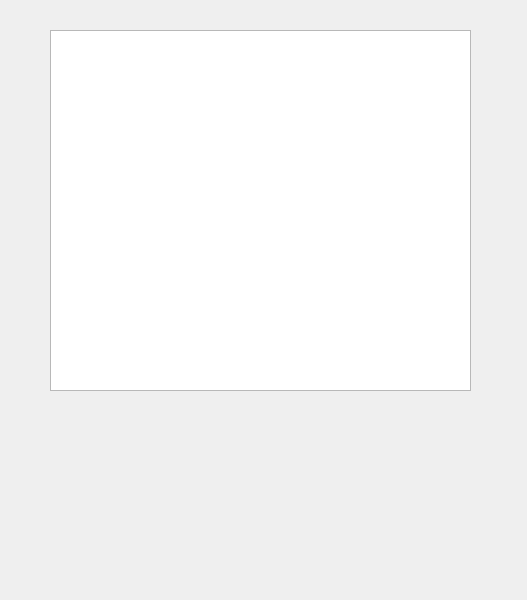
<?xml version="1.0" encoding="UTF-8"?>
<ui version="4.0">
 <class>Dialog</class>
 <widget class="QDialog" name="Dialog">
  <property name="geometry">
   <rect>
    <x>0</x>
    <y>0</y>
    <width>527</width>
    <height>600</height>
   </rect>
  </property>
  <property name="windowTitle">
   <string>Dialog</string>
  </property>
  <widget class="QTableView" name="tableView">
   <property name="geometry">
    <rect>
     <x>50</x>
     <y>30</y>
     <width>421</width>
     <height>361</height>
    </rect>
   </property>
  </widget>
 </widget>
 <resources/>
 <connections/>
</ui>
